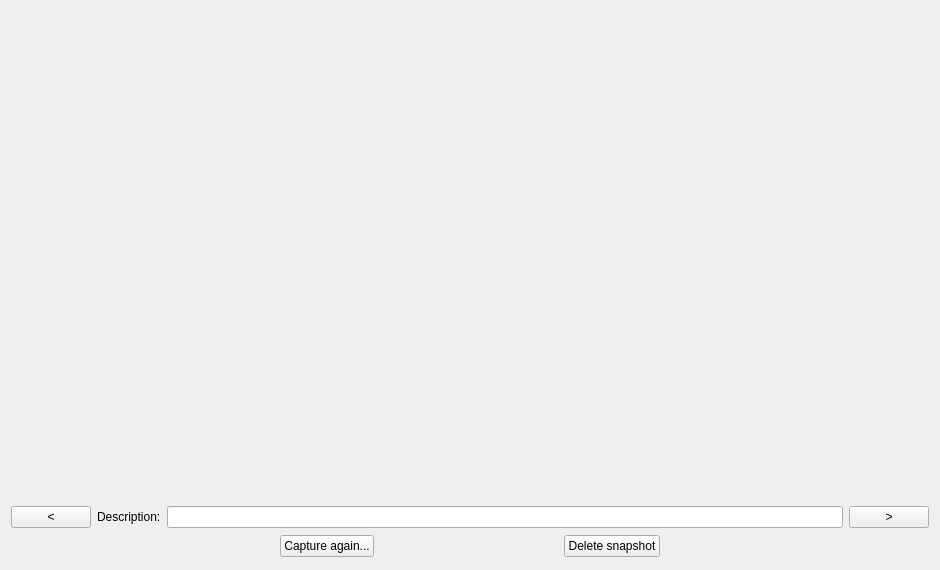
<?xml version="1.0" encoding="UTF-8"?>
<ui version="4.0">
 <class>FovEditorDialog</class>
 <widget class="QWidget" name="FovEditorDialog">
  <property name="geometry">
   <rect>
    <x>0</x>
    <y>0</y>
    <width>940</width>
    <height>570</height>
   </rect>
  </property>
  <property name="windowTitle">
   <string>Form</string>
  </property>
  <layout class="QVBoxLayout" name="verticalLayout">
   <item>
    <spacer name="vertSpacer1">
     <property name="orientation">
      <enum>Qt::Vertical</enum>
     </property>
     <property name="sizeType">
      <enum>QSizePolicy::Minimum</enum>
     </property>
     <property name="sizeHint" stdset="0">
      <size>
       <width>20</width>
       <height>12</height>
      </size>
     </property>
    </spacer>
   </item>
   <item>
    <layout class="QHBoxLayout" name="horLayout1">
     <item>
      <spacer name="horSpacer1">
       <property name="orientation">
        <enum>Qt::Horizontal</enum>
       </property>
       <property name="sizeHint" stdset="0">
        <size>
         <width>12</width>
         <height>20</height>
        </size>
       </property>
      </spacer>
     </item>
     <item>
      <widget class="QLabel" name="imageLabel">
       <property name="font">
        <font>
         <family>Sans Serif</family>
         <pointsize>12</pointsize>
         <weight>75</weight>
         <bold>true</bold>
        </font>
       </property>
       <property name="text">
        <string/>
       </property>
      </widget>
     </item>
     <item>
      <spacer name="horSpacer2">
       <property name="orientation">
        <enum>Qt::Horizontal</enum>
       </property>
       <property name="sizeHint" stdset="0">
        <size>
         <width>12</width>
         <height>20</height>
        </size>
       </property>
      </spacer>
     </item>
    </layout>
   </item>
   <item>
    <spacer name="vertSpacer2">
     <property name="orientation">
      <enum>Qt::Vertical</enum>
     </property>
     <property name="sizeType">
      <enum>QSizePolicy::Minimum</enum>
     </property>
     <property name="sizeHint" stdset="0">
      <size>
       <width>20</width>
       <height>12</height>
      </size>
     </property>
    </spacer>
   </item>
   <item>
    <widget class="QLabel" name="fovInfoLabel">
     <property name="sizePolicy">
      <sizepolicy hsizetype="Maximum" vsizetype="Maximum">
       <horstretch>0</horstretch>
       <verstretch>0</verstretch>
      </sizepolicy>
     </property>
     <property name="font">
      <font>
       <weight>75</weight>
       <bold>true</bold>
      </font>
     </property>
     <property name="text">
      <string/>
     </property>
    </widget>
   </item>
   <item>
    <layout class="QGridLayout" name="gridLayout">
     <item row="0" column="0">
      <widget class="QPushButton" name="previousButton">
       <property name="text">
        <string>&lt;</string>
       </property>
      </widget>
     </item>
     <item row="0" column="3">
      <widget class="QPushButton" name="nextButton">
       <property name="text">
        <string>&gt;</string>
       </property>
      </widget>
     </item>
     <item row="0" column="1">
      <widget class="QLabel" name="descriptionLabel">
       <property name="text">
        <string>Description:</string>
       </property>
      </widget>
     </item>
     <item row="0" column="2">
      <widget class="QLineEdit" name="descriptionEdit"/>
     </item>
     <item row="1" column="1" colspan="2">
      <layout class="QHBoxLayout" name="horLayout2">
       <item>
        <spacer name="horSpacer3">
         <property name="orientation">
          <enum>Qt::Horizontal</enum>
         </property>
         <property name="sizeHint" stdset="0">
          <size>
           <width>40</width>
           <height>20</height>
          </size>
         </property>
        </spacer>
       </item>
       <item>
        <widget class="QPushButton" name="recaptureButton">
         <property name="text">
          <string>Capture again...</string>
         </property>
        </widget>
       </item>
       <item>
        <spacer name="horSpacer4">
         <property name="orientation">
          <enum>Qt::Horizontal</enum>
         </property>
         <property name="sizeHint" stdset="0">
          <size>
           <width>48</width>
           <height>25</height>
          </size>
         </property>
        </spacer>
       </item>
       <item>
        <widget class="QPushButton" name="deleteButton">
         <property name="text">
          <string>Delete snapshot</string>
         </property>
        </widget>
       </item>
       <item>
        <spacer name="horSpacer5">
         <property name="orientation">
          <enum>Qt::Horizontal</enum>
         </property>
         <property name="sizeHint" stdset="0">
          <size>
           <width>40</width>
           <height>20</height>
          </size>
         </property>
        </spacer>
       </item>
      </layout>
     </item>
    </layout>
   </item>
  </layout>
 </widget>
 <resources/>
 <connections/>
</ui>
